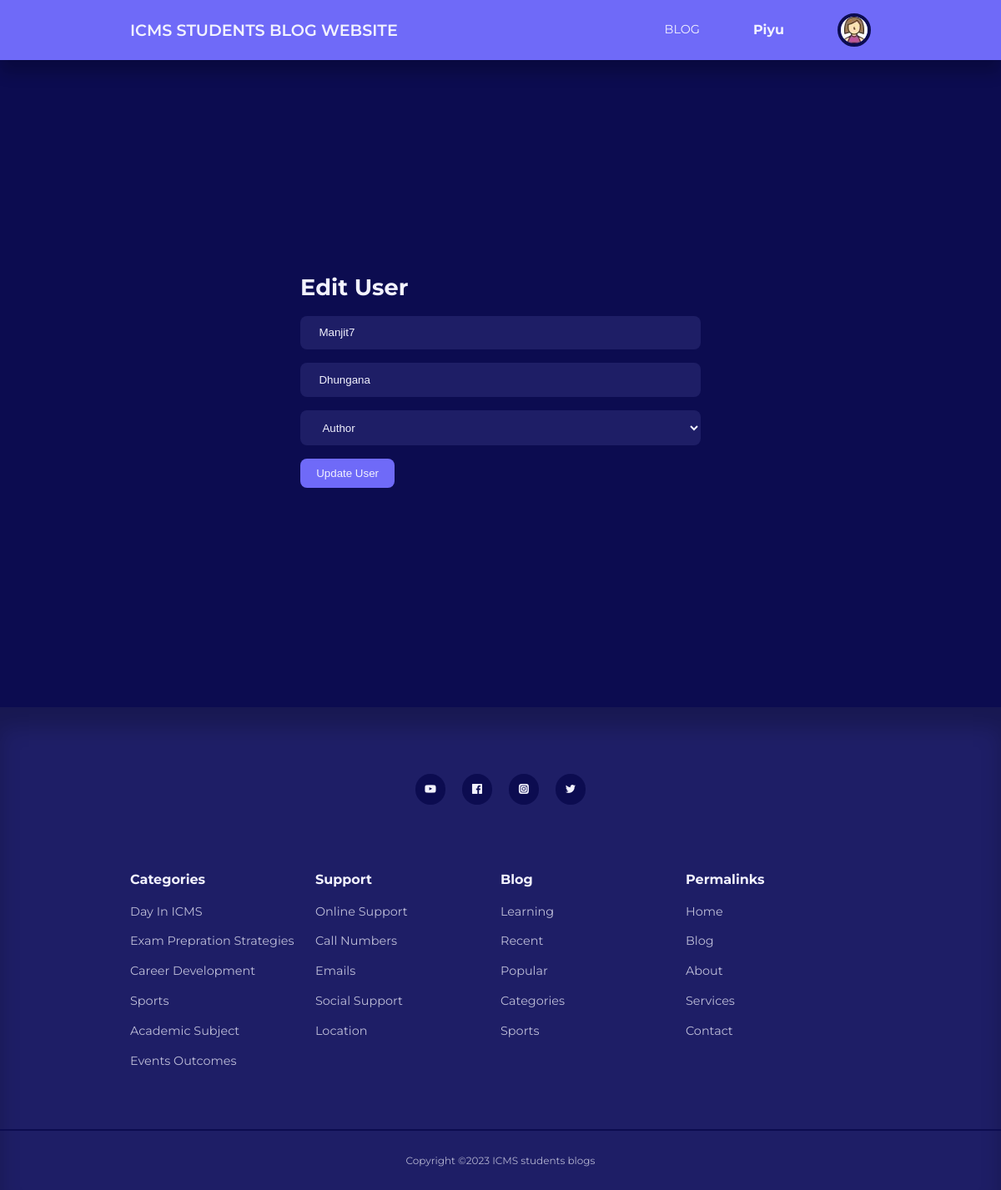
The page /admin/edit-user.php?id=2 (signed in) on the database its author committed.
### tables this page shows
CREATE TABLE `users` (
  `id` int(11) UNSIGNED NOT NULL,
  `firstname` varchar(50) NOT NULL,
  `lastname` varchar(50) NOT NULL,
  `username` varchar(50) NOT NULL,
  `email` varchar(100) NOT NULL,
  `password` varchar(255) NOT NULL,
  `avatar` varchar(255) NOT NULL,
  `is_admin` tinyint(1) NOT NULL
);

### admin/partials/header.php (called while the page is built, shortened)
<?php
require '../partials/header.php';

### admin/edit-user.php (the view, shortened to what this page needs)
<?php
include 'partials/header.php';
if (isset($_GET['id'])) {
    $id = filter_var($_GET['id'], FILTER_SANITIZE_NUMBER_INT);
    $query = "SELECT * FROM users WHERE id=$id";
    $result = mysqli_query($connection, $query);
    $user = mysqli_fetch_assoc($result);
} else {
    header('location:' . ROOT_URL . 'admin/manage-users.php');
    die();
}
?>
<section class="form__section">
    <div class="container form__section-container">
        <h2>Edit User</h2>
        <form action="<?= ROOT_URL ?>admin/edit-user-logic.php" method="POST">
            <input type="text" value="<?= $user['firstname'] ?>" name="firstname" placeholder="First Name">
            <input type="text" value="<?= $user['lastname'] ?>" name="lastname" placeholder="Last Name">
            <select name="userrole">
                <option value="0">Author</option>
            </select>
            <button type="submit" name="submit" class="btn">Update User</button>
        </form>
    </div>
</section>
<?php
include '../partials/footer.php';
?>

### partials/header.php (shortened to what this page needs)
<?php
require 'config/database.php';
if (isset($_SESSION['user_id'])) {
    $id = filter_var($_SESSION['user_id'], FILTER_SANITIZE_NUMBER_INT);
    $query = "SELECT avatar FROM users WHERE id=$id";
    $result = mysqli_query($connection, $query);
    $avatar = mysqli_fetch_assoc($result);
}
?>
<!DOCTYPE html>
<html>
<head>
    <link rel="stylesheet" href="<?= ROOT_URL ?>css/style.css">
    <link rel="stylesheet" href="https://unicons.iconscout.com/release/v4.0.0/css/line.css">
</head>
<body>
    <nav>
        <div class="container nav__container">
            <a href="<?= ROOT_URL ?>" class="nav__logo">ICMS STUDENTS BLOG WEBSITE</a>
            <ul class="nav__items">
                <li><a href="<?= ROOT_URL ?>blog.php">BLOG</a></li>
                <?php
                if (isset($_SESSION['user_id'])) {
                    $users = mysqli_query($connection, "SELECT * FROM users WHERE id = $id");
                    while ($user = mysqli_fetch_array($users))
                        if (isset($_SESSION['user_id'])) { ?>
                        <h4><?php echo $user["username"]; ?></h4>
                        <li class="nav__profile">
                            <div class="avatar">
                                <img class="" width="99%" src="<?= ROOT_URL . 'images/' . $avatar['avatar'] ?>">
                            </div>
                        </li>
                    <?php } else { ?>
                        <li><a href="<?= ROOT_URL ?>signin.php">SIGN IN</a></li>
                <?php }
                } else {
                    echo '<li><a href="signin.php">SIGN IN</a></li>';
                }
                ?>
            </ul>
        </div>
    </nav>

### css/style.css (style rules this page uses)
:root { --color-primary: #6f6af8; --color-primary-light: hsl(242, 91%, 69%, 18%); --color-primary-variant: #5854c7; --color-red: #da0f3f; --color-red-light: hsl(346, 87%, 46%, 15%); --color-green: #00c476; --color-green-light: hsl(156, 100%, 38%, 15%); --color-gray-900: #1e1e66; --color-gray-700: #2d2b7c; --color-gray-300: rgba(112, 50, 194, 0.87); --color-gray-200: rgba(242, 242, 254, 0.7); --color-white: #f2f2fe; --color-bg: #0c0c50; --transition: all 300ms ease; --container-width-lg: 74%; --container-width-md: 88%; --form-width: 40%; --card-border-radius-1: 0.3rem; --card-border-radius-2: 0.5rem; --card-border-radius-3: 0.8rem; --card-border-radius-4: 2rem; --card-border-radius-5: 5rem; }
* { margin: 0; padding: 0; outline: 0; border: 0; appearance: 0; list-style: none; text-decoration: none; box-sizing: border-box; }
body { font-family: 'Montserrat', sans-serif; line-height: 1.6; color: var(--color-gray-200); overflow-x: hidden; background: var(--color-bg); font-size: 0.9rem; }
.container { width: var(--container-width-lg); max-width: 1800px; margin-inline: auto; }
section { margin-top: 3rem; width: 100vw; }
h1, h2, h3, h4, h5 { color: var(--color-white); line-height: 1.3; }
h2 { font-size: 1.7rem; margin: 1rem 0; }
h4 { font-size: 1rem; }
a { color: var(--color-white); transition: var(--transition); }
nav { background: var(--color-primary); width: 100vw; height: 4.5rem; position: fixed; top: 0; z-index: 10; box-shadow: 0 1rem 1rem rgba(0, 0, 0, 0.2); }
.nav__container { height: 100%; display: flex; align-items: center; justify-content: space-between; }
.avatar { width: 2.5rem; height: 2.5rem; border-radius: 50%; overflow: hidden; border: 0.3rem solid var(--color-bg); }
.nav__logo { font-weight: 600; font-size: 1.2rem; }
.nav__items { display: flex; align-items: center; gap: 4rem; }
.nav__profile { position: relative; cursor: pointer; }
.btn { display: inline-block; width: fit-content; padding: 0.6rem 1.2rem; background-color: var(--color-primary); border-radius: var(--card-border-radius-2); cursor: pointer; transition: var(--transition); color: var(--color-white); }
.form__section { display: grid; place-items: center; height: 100vh; }
.form__section-container { width: var(--form-width); }
form { display: flex; flex-direction: column; gap: 1rem; }
input, textarea, select { padding: 0.8rem 1.4rem; background-color: var(--color-gray-900); border-radius: var(--card-border-radius-2); resize: none; color: var(--color-white); }

### rows shown on the page
users: username "Piyu", avatar (picture)
users: firstname "Manjit7", lastname "Dhungana"
